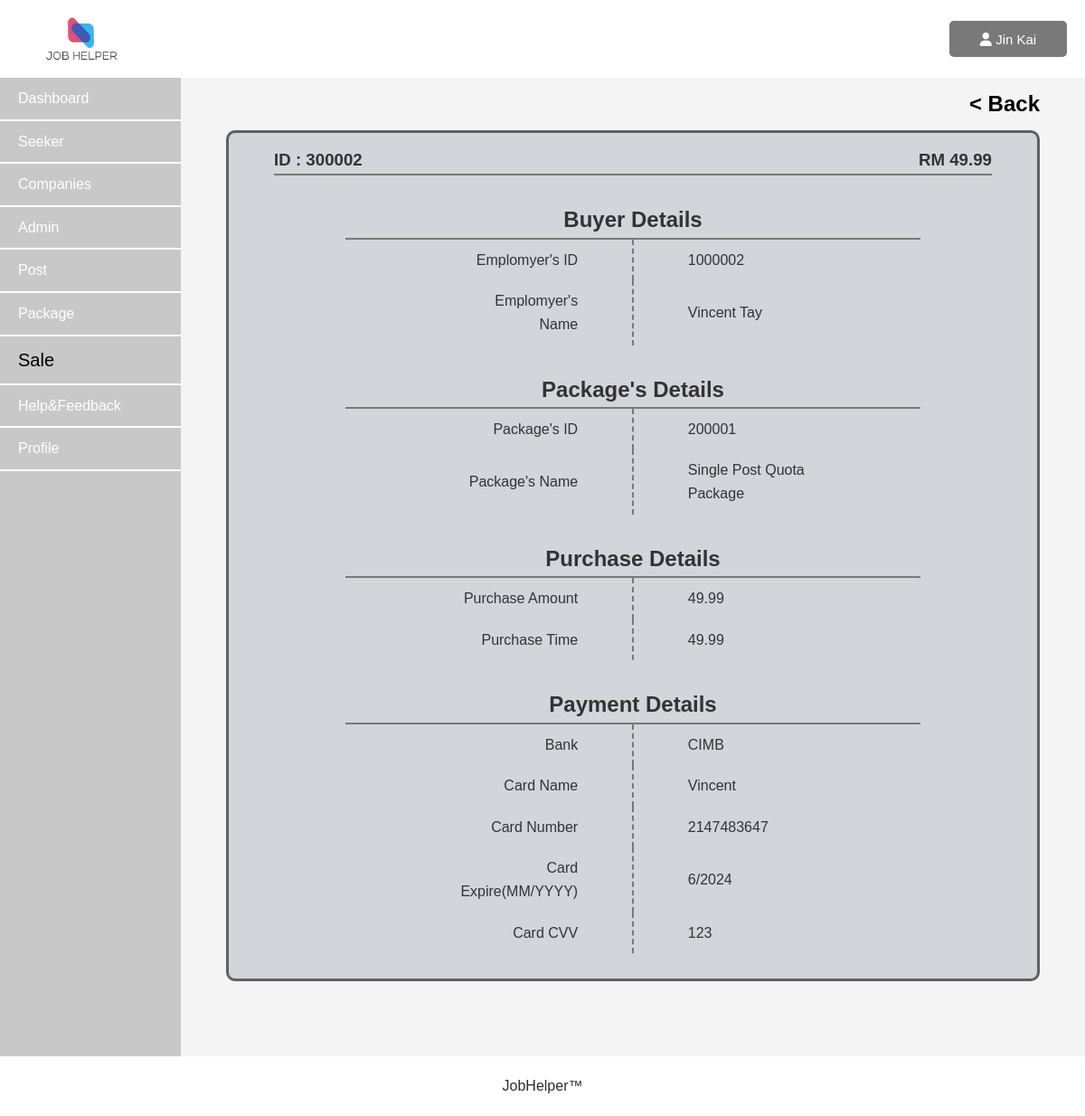
Page /Admin/Asaledetail.php?saleid=300002 (signed in) on the earlier database version.
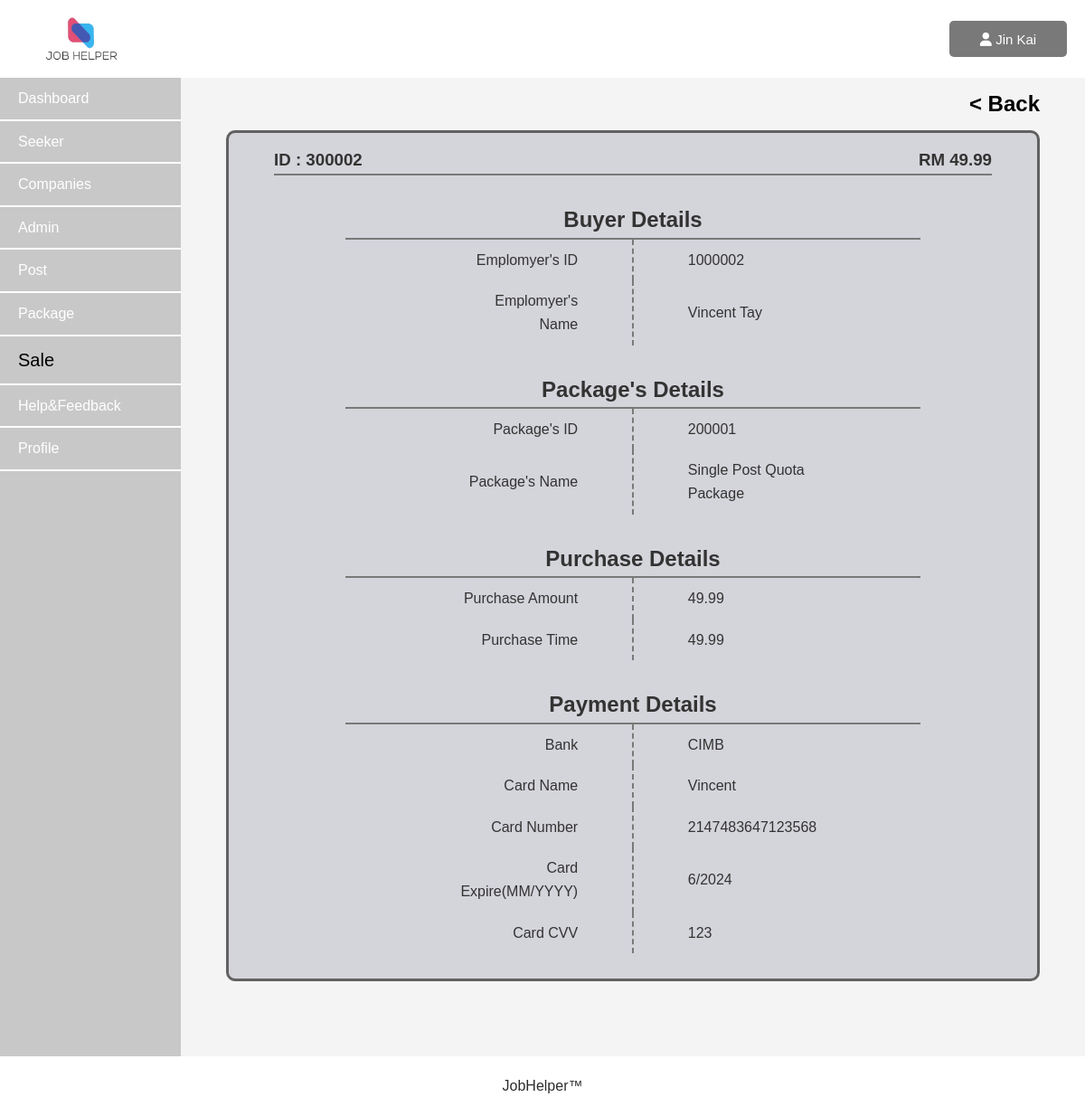
Same page on the later database version.
### tables this page shows
CREATE TABLE `sale` 
   (
        `sale_id` int(11) PRIMARY KEY NOT NULL AUTO_INCREMENT,
        `purchase_amount` decimal(10,2) NOT NULL,
        `purchase_time` datetime NOT NULL DEFAULT current_timestamp(),
        `payment_status` varchar(10) NOT NULL,
        `employer_id` int(11) NOT NULL,
        `package_id` int(6) NOT NULL,
        `bank` varchar(100) DEFAULT NULL,
        `card_name` varchar(200) DEFAULT NULL,
        `card_number` varchar(16) NULL,
        `card_expire_year` int(11) DEFAULT NULL,
        `card_expire_month` int(11) DEFAULT NULL,
        `card_cvv` int(11) DEFAULT NULL
   );

CREATE TABLE employer (
        `id` INT NOT NULL PRIMARY KEY AUTO_INCREMENT,
        `employer_email` varchar(200) NOT NULL,
        `employer_name` varchar(500) NOT NULL,
        `password` varchar(500) NOT NULL,
        `balance` int NOT NULL
  );

CREATE TABLE package 
  (
        `package_id` int AUTO_INCREMENT PRIMARY KEY NOT NULL,
        `package_name` varchar(255) NOT NULL,
        `package_price` decimal(10, 2) NOT NULL,
        `package_description` TEXT,
        `package_post_quota` int(10) NOT NULL,
        `package_sale_status` tinyint(1) 
  );

### Admin/Asaledetail.php (the view, shortened to what this page needs)
<?php
    include("../Admin/Asession.php");
?>
<!DOCTYPE html>
<html lang="en">
<head>
    <link rel="stylesheet" href="Asaledetail.css">
    <link rel="stylesheet" href="https://cdnjs.cloudflare.com/ajax/libs/font-awesome/6.0.0-beta3/css/all.min.css">
</head>
<body>
    <header class="header">
        <img src="../general_image/jobhelper_logo.png" class="logo">
        <div>
            <button class="AdminAcc" onclick="displaybar()">
                <?php
                    $id = $_SESSION['id'];
                    $result = mysqli_query($connect,"SELECT * FROM admin where admin_id='$id'");
                    if($result)
                    {
                        $row = mysqli_fetch_assoc($result);
                        $fname = $row["admin_fname"];
                    }
                ?>
                <i class="fa-solid fa-user"></i><?php echo"   $fname"; ?>
            </button>
        </div>
    </header>
    <div class="container">
        <aside>
            <nav class="Menu">
                <ul>
                    <li><a href="Adashboard.php" >Dashboard</a></li>
                    <li><a href="Aseekermanagement.php">Seeker</a></li>
                    <li><a href="Acompanymanagement.php">Companies</a></li>
                    <li><a href="Aadminmanagement.php">Admin</a></li>
                    <li><a href="Apost.php">Post</a></li>
                    <li><a href="Apackage.php">Package</a></li>
                    <li><a href="Asale.php" id="now">Sale</a></li>
                    <li><a href="Ahelp.php">Help&Feedback</a></li>
                    <li><a href="Aprofile.php">Profile</a></li>
                </ul>
            </nav>
        </aside>
        <main>
            <a href="Asale.php" class="back"><h2>< Back</h2></a>
            <?php
                $id=$_REQUEST['saleid'];
                $result = mysqli_query($connect, "SELECT * FROM sale WHERE sale_id=$id;");
                $row = mysqli_fetch_assoc($result);
                if($row)
                {
                    $employer_id = $row["employer_id"];
                    $employer_result = mysqli_query($connect, "SELECT employer_name FROM employer WHERE id='$employer_id'");
                    $employer_row = mysqli_fetch_assoc($employer_result);
                    $employer_name = $employer_row['employer_name'];
                    $package_id = $row["package_id"];
                    $package_result = mysqli_query($connect, "SELECT package_name FROM package WHERE package_id='$package_id'");
                    $package_row = mysqli_fetch_assoc($package_result);
                    $package_name = $package_row['package_name'];
                    $sale_id = $row["sale_id"];
                    $purchase_amount = $row["purchase_amount"];
                    $bank = $row["bank"];
                    $card_name = $row["card_name"];
                    $card_number = $row["card_number"];
                    $card_expire_year = $row["card_expire_year"];
                    $card_expire_month = $row["card_expire_month"];
                    $card_cvv = $row["card_cvv"];
            ?>
                    <div class="Acontainer">
                        <div class="Aheader">
                            <div class="id">
                                <h3>ID : <?php echo $sale_id; ?></h3>
                            </div>
                            <div class="amount">
                                <h3>RM <?php echo $purchase_amount; ?></h3>
                            </div>
                        </div>
                        <div class="Bcontainer">
                            <div class="Ccontainer">
                                <table>
                                    <h2 class="title">Buyer Details</h2>
                                    <tbody>
                                        <tr>
                                            <td class="td1"></td>
                                            <td class="Atd">Emplomyer's ID</td>
                                            <td class="td2">
                                            <td class="td3">
                                            <td class="valuetd"><?php echo $employer_id; ?></td>
                                            <td class="td4"></td>
                                        </tr>
                                        <tr>
                                            <td class="td1"></td>
                                            <td class="Atd">Emplomyer's Name</td>
                                            <td class="td2">
                                            <td class="td3">
                                            <td class="valuetd"><?php echo $employer_name; ?></td>
                                            <td class="td4"></td>
                                        </tr>
                                    </tbody>
                                </table>
                            </div>
                            <div class="Ccontainer">
                                <table>
                                    <h2 class="title">Package's Details</h2>
                                    <tbody>
                                        <tr>
                                            <td class="td1"></td>
                                            <td class="Atd">Package's ID</td>
                                            <td class="td2">
                                            <td class="td3">
                                            <td class="valuetd"><?php echo $package_id; ?></td>
                                            <td class="td4"></td>
                                        </tr>
                                        <tr>
                                            <td class="td1"></td>
                                            <td class="Atd">Package's Name</td>
                                            <td class="td2">
                                            <td class="td3">
                                            <td class="valuetd"><?php echo $package_name; ?></td>
                                            <td class="td4"></td>
                                        </tr>
                                    </tbody>
                                </table>
                            </div>
                            <div class="Ccontainer">
                                <table>
                                    <h2 class="title">Purchase Details</h2>
                                    <tbody>
                                        <tr>
                                            <td class="td1"></td>
                                            <td class="Atd">Purchase Amount</td>
                                            <td class="td2">
                                            <td class="td3">
                                            <td class="valuetd"><?php echo $purchase_amount; ?></td>
                                            <td class="td4"></td>
                                        </tr>
                                        <tr>
                                            <td class="td1"></td>
                                            <td class="Atd">Purchase Time</td>
                                            <td class="td2">
                                            <td class="td3">
                                            <td class="valuetd"><?php echo $purchase_amount; ?></td>
                                            <td class="td4"></td>
                                        </tr>
                                    </tbody>
                                </table>
                            </div>
                            <div class="Ccontainer">
                                <table>
                                    <h2 class="title">Payment Details</h2>
                                    <tbody>
                                        <tr>
                                            <td class="td1"></td>
                                            <td class="Atd">Bank</td>
                                            <td class="td2">
                                            <td class="td3">
                                            <td class="valuetd"><?php echo $bank; ?></td>
                                            <td class="td4"></td>
                                        </tr>
                                        <tr>
                                            <td class="td1"></td>
                                            <td class="Atd">Card Name</td>
                                            <td class="td2">
                                            <td class="td3">
                                            <td class="valuetd"><?php echo $card_name; ?></td>
                                            <td class="td4"></td>
                                        </tr>
                                        <tr>
                                            <td class="td1"></td>
                                            <td class="Atd">Card Number</td>
                                            <td class="td2">
                                            <td class="td3">
                                            <td class="valuetd"><?php echo $card_number; ?></td>
                                            <td class="td4"></td>
                                        </tr>
                                        <tr>
                                            <td class="td1"></td>
                                            <td class="Atd">Card Expire(MM/YYYY)</td>
                                            <td class="td2">
                                            <td class="td3">
                                            <td class="valuetd"><?php echo $card_expire_month; ?>/<?php echo $card_expire_year; ?></td>
                                            <td class="td4"></td>
                                        </tr>
                                        <tr>
                                            <td class="td1"></td>
                                            <td class="Atd">Card CVV</td>
                                            <td class="td2">
                                            <td class="td3">
                                            <td class="valuetd"><?php echo $card_cvv; ?></td>
                                            <td class="td4"></td>
                                        </tr>
                                    </tbody>
                                </table>
                            </div>
                        </div>
                    </div>
            <?php
                }
            ?>
        </main>
    </div>
    <footer>
        <p>JobHelper&trade;</p>
    </footer>
</body>
</html>

### Admin/Asaledetail.css (style rules this page uses)
* { margin: 0; padding: 0; box-sizing: border-box; }
body { font-family: Arial, sans-serif; background-color: #f4f4f4; color: #333; line-height: 1.6; }
.header { display: flex; justify-content: space-between; align-items: center; background-color: White; color: #333; padding: 10px 20px; }
.logo { height: 50px; width: 80px; margin-left: 30px; margin-top: 8px; margin-bottom: 8px; }
.AdminAcc { color: white; background-color: #797979; padding: 10px; text-align: center; margin-left: 20px; cursor: pointer; border-radius: 5px; border: none; width: 130px; height: 40px; font-size: 15px; }
.container { display: flex; }
aside { width: 200px; background-color: rgb(200,200,200); color: #fff; }
aside nav ul { list-style-type: none; }
aside nav ul li { padding: 10px 20px; border: #fff; border-bottom: 2px solid ; }
aside nav ul li a#now { color: black; font-size: 20px; }
aside nav ul li a { color: #fff; text-decoration: none; }
main { flex: 1; height: 92vh; max-height: 92vh; overflow-y: auto; }
footer { background-color: white; color: #2e2d2d; padding: 20px; text-align: center; }
.back h2 { margin: 50px; margin-bottom: 10px; margin-top: 10px; color: black; }
.back { text-decoration: none; float: right; }
.Acontainer { border: #616161 solid 3px; width: 90%; height: 80vh; margin: auto; margin-top: 50px; background-color: #d4d4db; border-radius: 10px; overflow-y: auto; max-height: 80vh; }
.Aheader { display: flex; margin: 15px; justify-content: space-between; border-bottom: solid 2px #797979; margin-left: 50px; margin-right: 50px; background-color: #d4d4db; position: sticky; top: 0; }
.Bcontainer { width: 80%; margin: auto; border-radius: 5px; margin-bottom: 15px; margin-top: 10px; }
table { width: 80%; border-collapse: collapse; margin: auto; margin-bottom: 10px; }
td { padding: 10px; width: 40vh; }
.Atd { width: 30%; text-align: right; }
.td1 { width: 10%; }
.td2 { border-right: dashed #797979 2px; width: 10%; }
.td3 { width: 10%; }
.td4 { width: 5%; }
.valuetd { width: 35%; }
.Ccontainer { margin-top: 30px; margin-left: 40px; margin-right: 40px; }
.title { text-align: center; border-bottom: #797979 solid 2px; }

Differences in the rows shown:
changed sale "CIMB": card_number "2147483647" → "2147483647123568"
